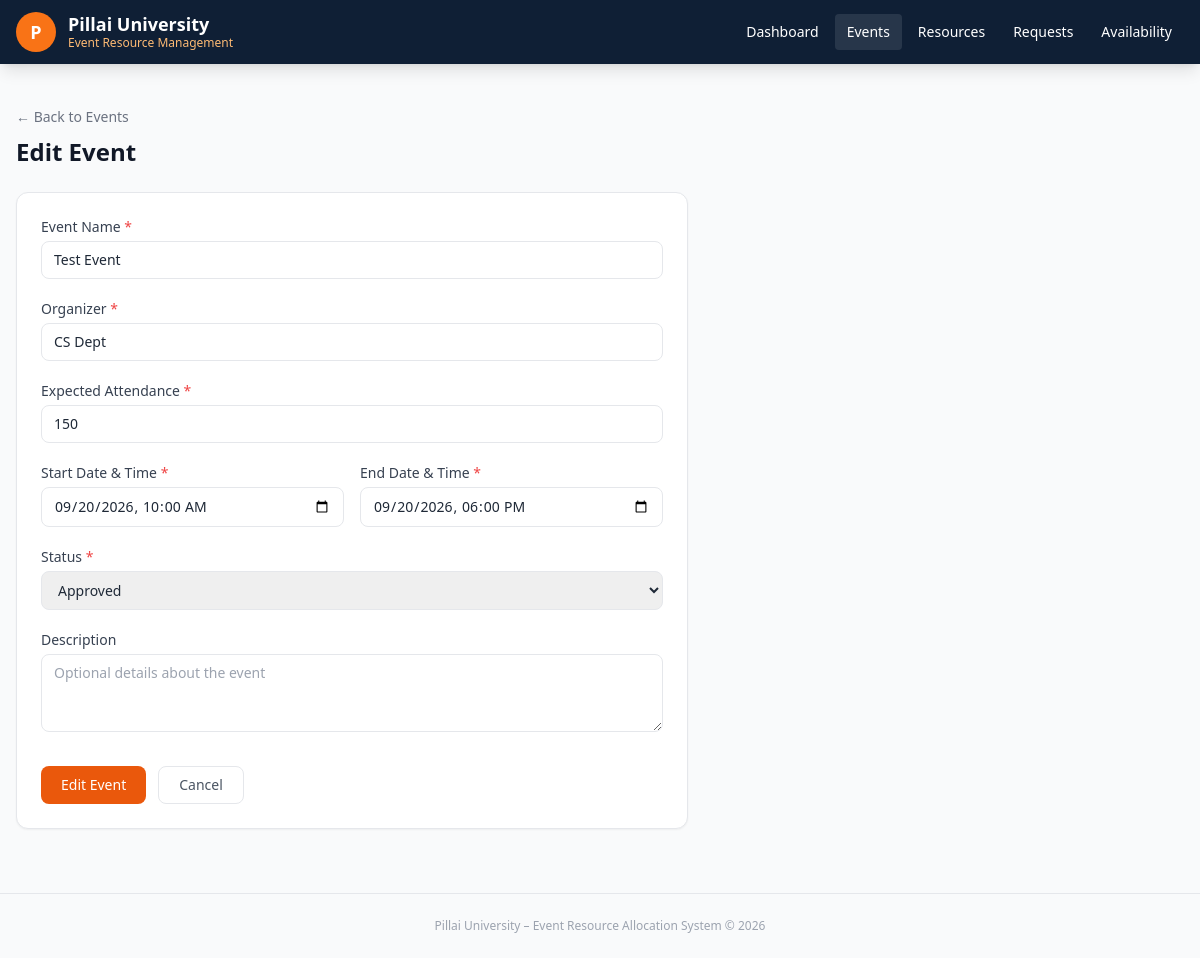
/events/1/edit, run on the app's committed database.
### models.py (models this page shows, shortened)
class Event(db.Model):
    __tablename__ = 'events'
    id = db.Column(db.Integer, primary_key=True)
    name = db.Column(db.String(200), nullable=False)
    organizer = db.Column(db.String(100), nullable=False)
    expected_attendance = db.Column(db.Integer, nullable=False)
    start_datetime = db.Column(db.DateTime, nullable=False)
    end_datetime = db.Column(db.DateTime, nullable=False)
    status = db.Column(db.String(20), nullable=False, default='Draft')
    description = db.Column(db.Text, nullable=True)
    created_at = db.Column(db.DateTime, default=datetime.utcnow)
    updated_at = db.Column(db.DateTime, default=datetime.utcnow, onupdate=datetime.utcnow)
    resource_requests = db.relationship('ResourceRequest', backref='event', lazy=True, cascade='all, delete-orphan')
    STATUS_CHOICES = ['Draft', 'Pending', 'Approved', 'Rejected', 'Cancelled', 'Completed']

### app.py (the view, shortened to what this page needs)
@app.route('/events/<int:event_id>/edit', methods=['GET', 'POST'])
def event_edit(event_id):
    event = Event.query.get_or_404(event_id)
    if event.status in ['Cancelled', 'Completed']:
        flash(f"Cannot edit a {event.status} event.", 'error')
        return redirect(url_for('event_detail', event_id=event.id))
    form_data = {
        'name': event.name,
        'organizer': event.organizer,
        'expected_attendance': event.expected_attendance,
        'start_datetime': event.start_datetime.strftime('%Y-%m-%dT%H:%M'),
        'end_datetime': event.end_datetime.strftime('%Y-%m-%dT%H:%M'),
        'status': event.status,
        'description': event.description or ''
    }
    return render_template(
        'events/form.html',
        event=event,
        status_choices=Event.STATUS_CHOICES,
        form_data=form_data,
        action='Edit'
    )

### templates/events/form.html (shortened to what this page needs)
{% extends 'base.html' %}
{% block content %}
<div class="mb-6">
  <a href="/events" class="text-sm text-gray-500 hover:text-gray-700">← Back to Events</a>
  <h1 class="text-2xl font-bold text-gray-900 mt-2">{{ action }} Event</h1>
</div>
<div class="max-w-2xl">
  <form method="post" class="bg-white border rounded-xl shadow-sm p-6 space-y-5">
    <div>
      <label class="block text-sm font-medium text-gray-700 mb-1">Event Name <span class="text-red-500">*</span></label>
      <input type="text" name="name" value="{{ form_data.get('name', '') }}" required
        class="w-full border rounded-lg px-3 py-2 text-sm focus:outline-none focus:ring-2 focus:ring-orange-400"
        placeholder="e.g. Technical Workshop 2024">
    </div>
    <div>
      <label class="block text-sm font-medium text-gray-700 mb-1">Organizer <span class="text-red-500">*</span></label>
      <input type="text" name="organizer" value="{{ form_data.get('organizer', '') }}" required
        class="w-full border rounded-lg px-3 py-2 text-sm focus:outline-none focus:ring-2 focus:ring-orange-400"
        placeholder="e.g. CS Department">
    </div>
    <div>
      <label class="block text-sm font-medium text-gray-700 mb-1">Expected Attendance <span class="text-red-500">*</span></label>
      <input type="number" name="expected_attendance" value="{{ form_data.get('expected_attendance', '') }}" required min="1"
        class="w-full border rounded-lg px-3 py-2 text-sm focus:outline-none focus:ring-2 focus:ring-orange-400"
        placeholder="e.g. 200">
    </div>
    <div class="grid grid-cols-2 gap-4">
      <div>
        <label class="block text-sm font-medium text-gray-700 mb-1">Start Date & Time <span class="text-red-500">*</span></label>
        <input type="datetime-local" name="start_datetime" value="{{ form_data.get('start_datetime', '') }}" required
          class="w-full border rounded-lg px-3 py-2 text-sm focus:outline-none focus:ring-2 focus:ring-orange-400">
      </div>
      <div>
        <label class="block text-sm font-medium text-gray-700 mb-1">End Date & Time <span class="text-red-500">*</span></label>
        <input type="datetime-local" name="end_datetime" value="{{ form_data.get('end_datetime', '') }}" required
          class="w-full border rounded-lg px-3 py-2 text-sm focus:outline-none focus:ring-2 focus:ring-orange-400">
      </div>
    </div>
    <div>
      <label class="block text-sm font-medium text-gray-700 mb-1">Status <span class="text-red-500">*</span></label>
      <select name="status" class="w-full border rounded-lg px-3 py-2 text-sm focus:outline-none focus:ring-2 focus:ring-orange-400">
        {% for s in status_choices %}
        <option value="{{ s }}" {% if form_data.get('status', 'Draft') == s %}selected{% endif %}>{{ s }}</option>
        {% endfor %}
      </select>
    </div>
    <div>
      <label class="block text-sm font-medium text-gray-700 mb-1">Description</label>
      <textarea name="description" rows="3"
        class="w-full border rounded-lg px-3 py-2 text-sm focus:outline-none focus:ring-2 focus:ring-orange-400"
        placeholder="Optional details about the event">{{ form_data.get('description', '') }}</textarea>
    </div>
    <div class="flex gap-3 pt-2">
      <button type="submit" class="bg-orange-600 hover:bg-orange-700 text-white px-5 py-2 rounded-lg text-sm font-medium transition">
        {{ action }} Event
      </button>
      <a href="/events" class="border px-5 py-2 rounded-lg text-sm text-gray-600 hover:bg-gray-50 transition">Cancel</a>
    </div>
  </form>
</div>
{% endblock %}

### data on the page
Event: name "Test Event", organizer "CS Dept", status "Approved"

### other printed values
{{ action }} "Edit"
